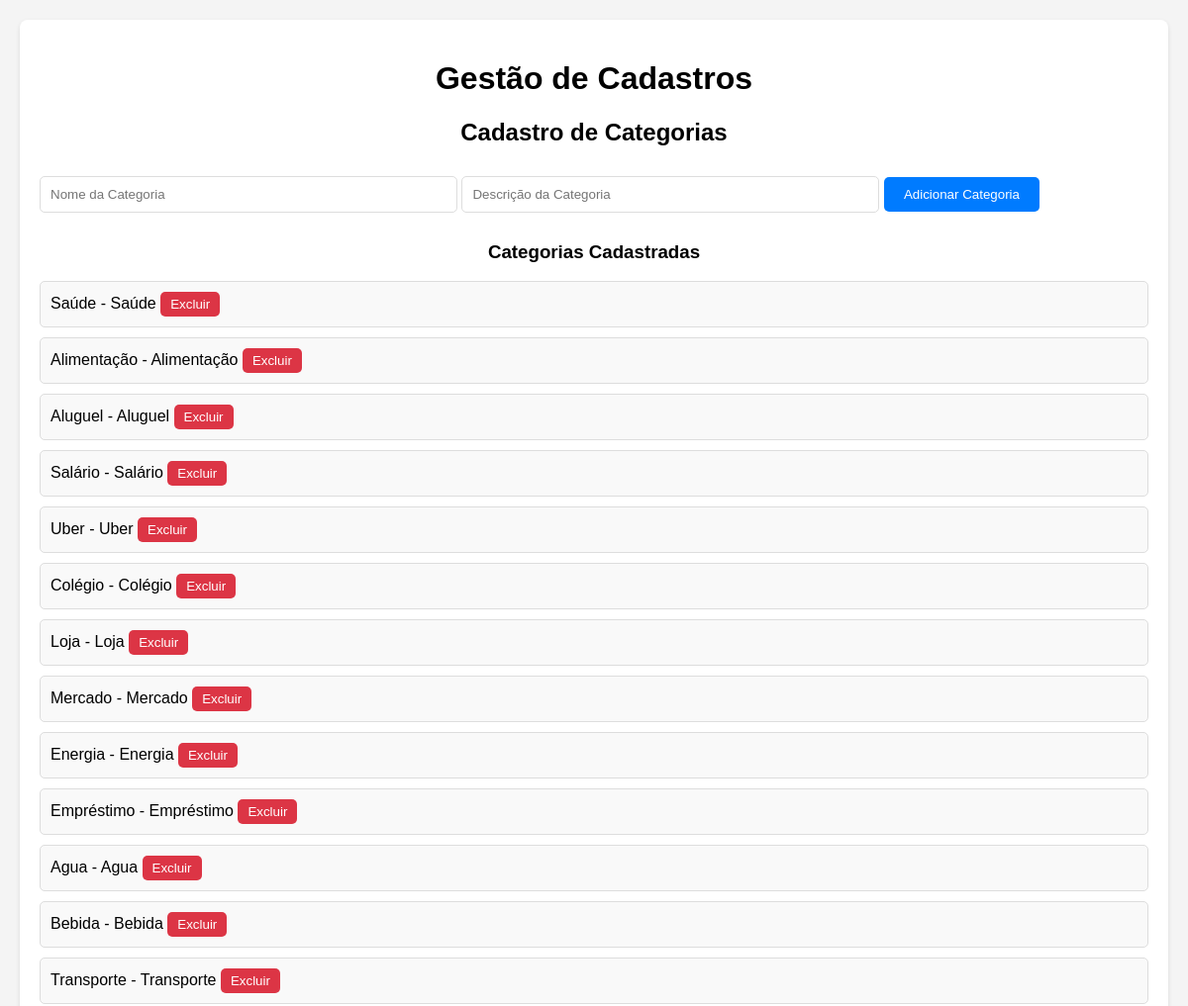
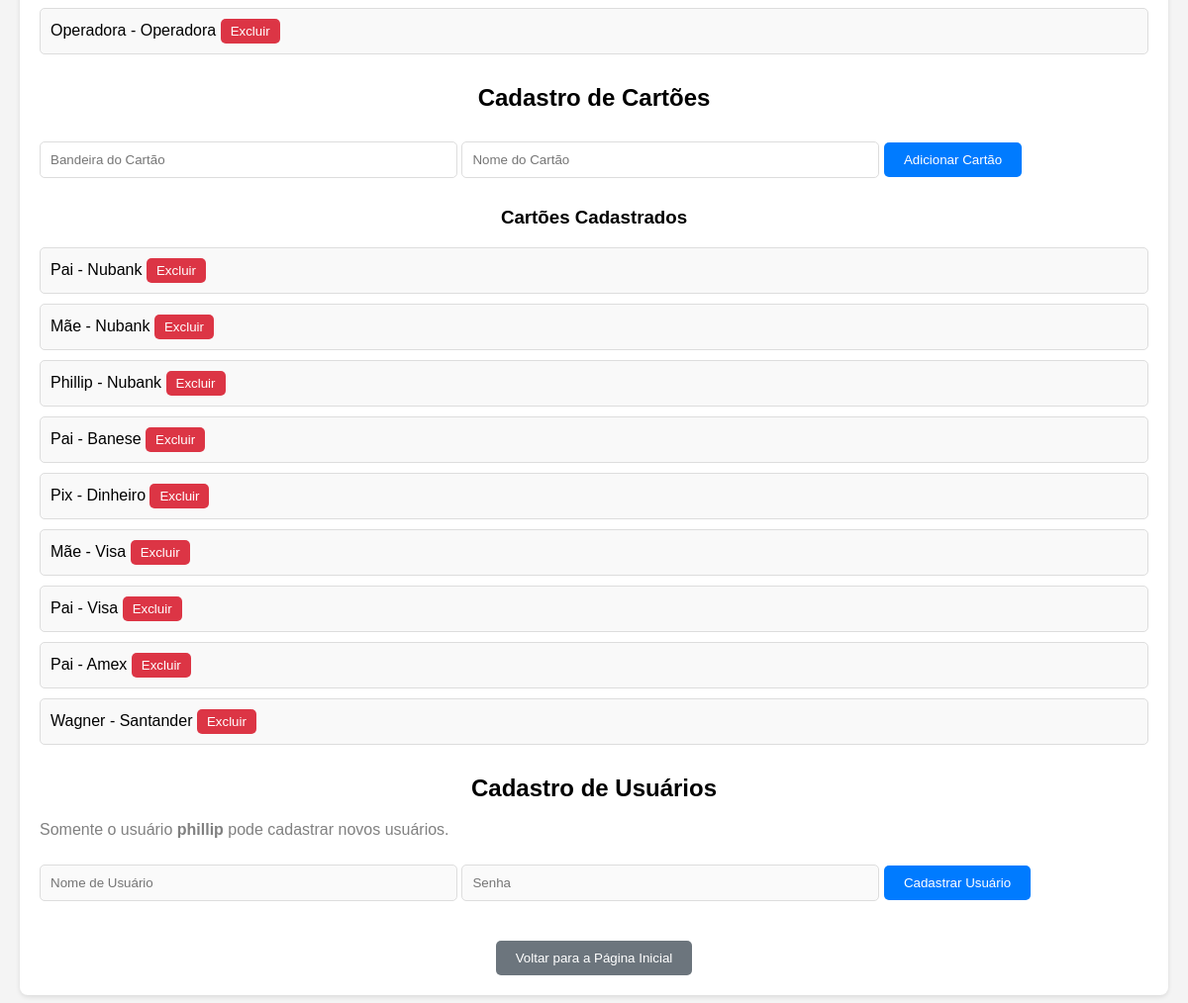
/cadastros (signed in), run on the app's committed database (2 pictures, top to bottom).
### tables this page shows
CREATE TABLE categorias (
        id INTEGER PRIMARY KEY AUTOINCREMENT,
        nome TEXT NOT NULL,
        descricao TEXT
    );

CREATE TABLE cartoes (
        id INTEGER PRIMARY KEY AUTOINCREMENT,
        nome TEXT NOT NULL,
        bandeira TEXT
    );

### app.py (the view, shortened to what this page needs)
@app.route('/cadastros', methods=['GET', 'POST'])
def cadastros():
    if 'usuario' not in session:
        return redirect(url_for('login'))
    conn = get_db_connection()
    cursor = conn.cursor()
    cursor.execute('SELECT * FROM categorias')
    categorias = cursor.fetchall()
    cursor.execute('SELECT * FROM cartoes')
    cartoes = cursor.fetchall()
    cursor.execute('SELECT * FROM usuarios')
    usuarios = cursor.fetchall()
    conn.close()
    return render_template('cadastros.html',
                           categorias=categorias,
                           cartoes=cartoes,
                           usuarios=usuarios,
                           usuario=session['usuario'])

### app.py (called while the page is built)
def get_db_connection():
    conn = sqlite3.connect('database.db')
    conn.row_factory = sqlite3.Row
    return conn

### templates/cadastros.html (shortened to what this page needs)
<!DOCTYPE html>
<html lang="pt-br">
<head>
    <link rel="stylesheet" href="{{ url_for('static', filename='style_cadastros.css') }}">
</head>
<body>
    <div class="container">
        <h1>Gestão de Cadastros</h1>
        <section class="form-section">
            <h2>Cadastro de Categorias</h2>
            <form method="post" class="form">
                <input type="text" name="categoria" placeholder="Nome da Categoria" required>
                <input type="text" name="descricao_categoria" placeholder="Descrição da Categoria" required>
                <button type="submit" name="add_categoria">Adicionar Categoria</button>
            </form>
            <h3>Categorias Cadastradas</h3>
            <ul>
                {% for categoria in categorias %}
                    <li>
                        {{ categoria['nome'] }} - {{ categoria['descricao'] }}
                        <form method="post" style="display:inline;">
                            <button type="submit" name="excluir_categoria" class="btn-excluir">Excluir</button>
                        </form>
                    </li>
                {% endfor %}
            </ul>
        </section>
        <section class="form-section">
            <h2>Cadastro de Cartões</h2>
            <form method="post" class="form">
                <input type="text" name="bandeira_cartao" placeholder="Bandeira do Cartão" required>
                <input type="text" name="cartao" placeholder="Nome do Cartão" required>
                <button type="submit" name="add_cartao">Adicionar Cartão</button>
            </form>
            <h3>Cartões Cadastrados</h3>
            <ul>
                {% for cartao in cartoes %}
                    <li>
                        {{ cartao['nome'] }} - {{ cartao['bandeira'] }}
                        <form method="post" style="display:inline;">
                            <button type="submit" name="excluir_cartao" class="btn-excluir">Excluir</button>
                        </form>
                    </li>
                {% endfor %}
            </ul>
        </section>
        <section class="form-section">
            <h2>Cadastro de Usuários</h2>
            {% if usuario == 'phillip' %}
                <form method="post" class="form">
                    <input type="text" name="novo_username" placeholder="Nome de Usuário" required>
                    <input type="password" name="novo_senha" placeholder="Senha" required>
                    <button type="submit" name="add_usuario">Cadastrar Usuário</button>
                </form>
                <h3>Usuários Cadastrados</h3>
                <ul>
                    {% for u in usuarios %}
                        <li>{{ u['username'] }}</li>
                    {% endfor %}
                </ul>
            {% else %}
                <p style="color: gray;">Somente o usuário <b>phillip</b> pode cadastrar novos usuários.</p>
                <form class="form">
                    <input type="text" placeholder="Nome de Usuário" disabled>
                    <input type="password" placeholder="Senha" disabled>
                    <button type="button" disabled>Cadastrar Usuário</button>
                </form>
            {% endif %}
        </section>
        <div class="center">
            <a href="{{ url_for('index') }}">
                <button type="button" class="btn-voltar">Voltar para a Página Inicial</button>
            </a>
        </div>
    </div>
</body>
</html>

### static/style_cadastros.css (style rules this page uses)
body { font-family: Arial, sans-serif; background-color: #f4f4f4; margin: 0; padding: 20px; }
.container { max-width: 1200px; margin: 0 auto; background-color: #fff; padding: 20px; border-radius: 8px; box-shadow: 0 2px 5px rgba(0, 0, 0, 0.1); }
.form-section { margin-bottom: 30px; }
h1, h2, h3 { text-align: center; }
.form input { padding: 10px; margin: 10px 0; width: 100%; max-width: 400px; border: 1px solid #ddd; border-radius: 5px; }
.form button { padding: 10px 20px; background-color: #007bff; color: #fff; border: none; border-radius: 5px; cursor: pointer; }
ul { list-style: none; padding: 0; }
ul li { margin: 10px 0; padding: 10px; background-color: #f9f9f9; border: 1px solid #ddd; border-radius: 5px; }
.btn-excluir { background-color: #dc3545; color: #fff; border: none; padding: 5px 10px; border-radius: 5px; cursor: pointer; }
.btn-voltar { padding: 10px 20px; background-color: #6c757d; color: #fff; border: none; border-radius: 5px; cursor: pointer; }
.center { text-align: center; }

### data on the page
categorias: nome "Saúde", descricao "Saúde"
categorias: nome "Alimentação", descricao "Alimentação"
categorias: nome "Aluguel", descricao "Aluguel"
categorias: nome "Salário", descricao "Salário"
categorias: nome "Uber", descricao "Uber"
categorias: nome "Colégio", descricao "Colégio"
categorias: nome "Loja", descricao "Loja"
categorias: nome "Mercado", descricao "Mercado"
categorias: nome "Energia", descricao "Energia"
categorias: nome "Empréstimo", descricao "Empréstimo"
categorias: nome "Agua", descricao "Agua"
categorias: nome "Bebida", descricao "Bebida"
categorias: nome "Transporte", descricao "Transporte"
categorias: nome "Operadora", descricao "Operadora"
cartoes: nome "Pai", bandeira "Nubank"
cartoes: nome "Mãe", bandeira "Nubank"
cartoes: nome "Phillip", bandeira "Nubank"
cartoes: nome "Pai", bandeira "Banese"
cartoes: nome "Pix", bandeira "Dinheiro"
cartoes: nome "Mãe", bandeira "Visa"
cartoes: nome "Pai", bandeira "Visa"
cartoes: nome "Pai", bandeira "Amex"
cartoes: nome "Wagner", bandeira "Santander"
